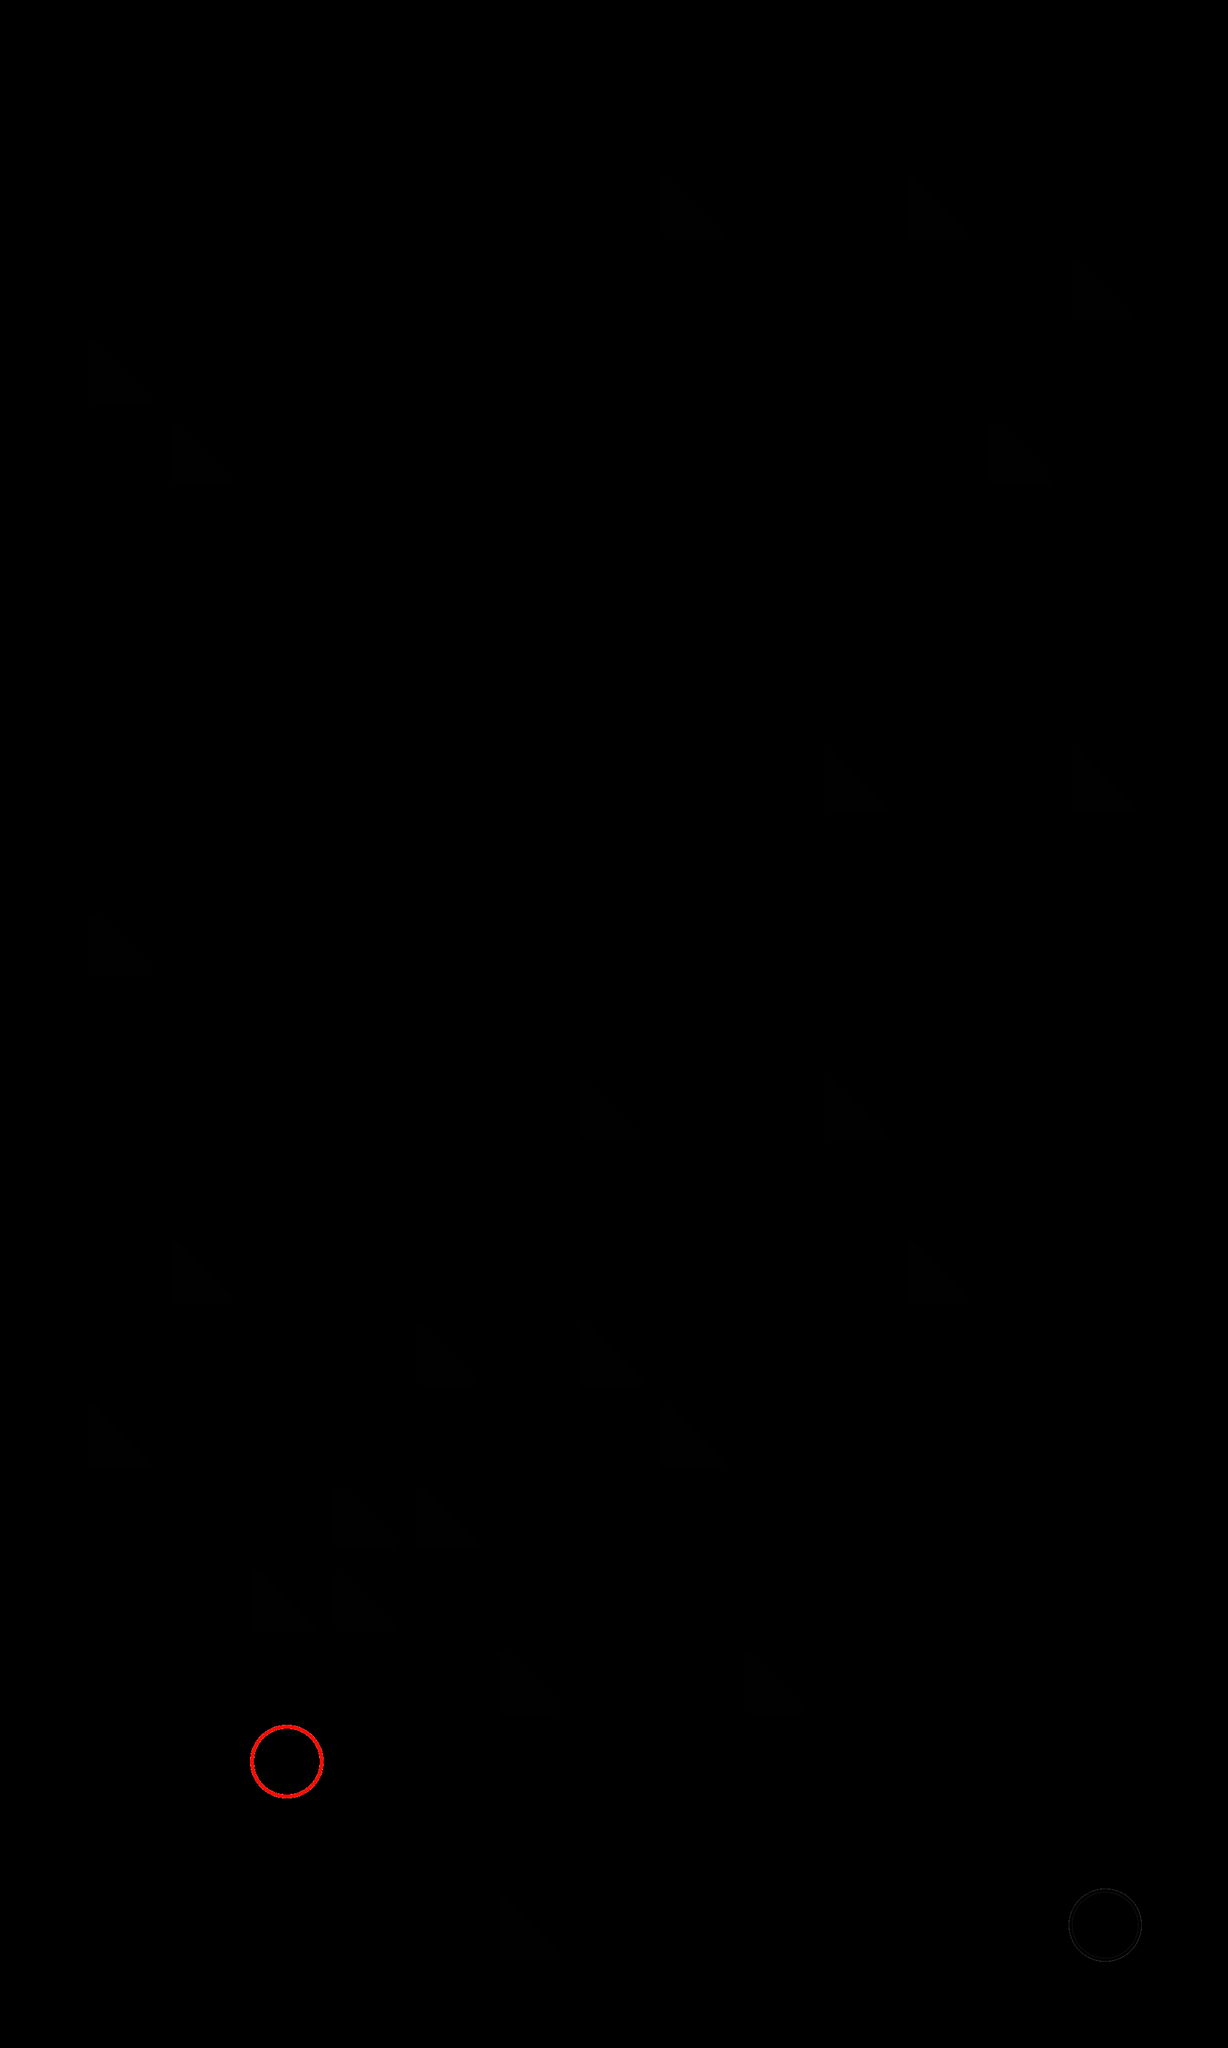

This is a level from a 2D game, rendered from its Tiled map with the project's own tilesets. A one-line summary and the map file follow, with tile-layer data summarised:
An orthogonal 15x25 tile map with 128x128 px tiles, 2 tile layers (tilelayer, settingslayer) and 31 objects.

<map version="1.0" orientation="orthogonal" renderorder="right-down" width="15" height="25" tilewidth="128" tileheight="128" nextobjectid="366">
 <tileset firstgid="1" source="untitled.tsx" />
 <layer name="tilelayer" width="15" height="25">
  <data>[375 cells, 31 non-empty, 5 distinct tile ids]</data>
 </layer>
 <layer name="settingslayer" width="15" height="25">
  <properties>
   <property name="ambientlight" type="float" value="0.95" />
   <property name="scale" type="float" value="2.5" />
  </properties>
  <data>[375 cells, 0 non-empty, 0 distinct tile ids]</data>
 </layer>
 <objectgroup name="mirrors">
  <object id="335" gid="2" x="384" y="2560" width="128" height="128" />
  <object id="336" gid="2" x="512" y="2560" width="128" height="128" />
  <object id="337" gid="2" x="512" y="2432" width="128" height="128" />
  <object id="338" gid="2" x="640" y="2432" width="128" height="128" />
  <object id="339" gid="2" x="640" y="2176" width="128" height="128" />
  <object id="340" gid="2" x="896" y="2176" width="128" height="128" />
  <object id="341" gid="2" x="1024" y="2304" width="128" height="128" />
  <object id="342" gid="2" x="896" y="1792" width="128" height="128" />
  <object id="343" gid="2" x="1408" y="2048" width="128" height="128" />
  <object id="344" gid="2" x="1280" y="1792" width="128" height="128" />
  <object id="345" gid="2" x="1280" y="1280" width="128" height="128" />
  <object id="346" gid="2" x="1664" y="1280" width="128" height="128" />
  <object id="347" gid="2" x="1536" y="768" width="128" height="128" />
  <object id="348" gid="2" x="1664" y="512" width="128" height="128" />
  <object id="349" gid="2" x="1408" y="384" width="128" height="128" />
  <object id="350" gid="2" x="1024" y="384" width="128" height="128" />
  <object id="351" gid="2" x="256" y="768" width="128" height="128" />
  <object id="352" gid="2" x="128" y="640" width="128" height="128" />
  <object id="353" gid="2" x="128" y="1536" width="128" height="128" />
  <object id="354" gid="2" x="256" y="2048" width="128" height="128" />
  <object id="355" gid="2" x="128" y="2304" width="128" height="128" />
  <object id="356" gid="2" x="768" y="3072" width="128" height="128" />
  <object id="357" gid="2" x="768" y="2688" width="128" height="128" />
  <object id="358" gid="2" x="1152" y="2688" width="128" height="128" />
 </objectgroup>
 <objectgroup name="pelletends">
  <object id="359" gid="4" x="1664" y="3072" width="128" height="128" />
 </objectgroup>
 <objectgroup name="pelletstarts">
  <object id="360" gid="3" x="384" y="2816" width="128" height="128">
   <properties>
    <property name="firedirections" value="u" />
    <property name="initialdelay" type="float" value="3" />
    <property name="pelletpause" type="float" value="7.5" />
   </properties>
  </object>
 </objectgroup>
 <objectgroup name="trackpoints" />
 <objectgroup name="blocks">
  <object id="361" gid="1" x="768" y="1536" width="128" height="128" />
 </objectgroup>
 <objectgroup name="toggles" />
 <objectgroup name="wallportals">
  <object id="362" gid="7" x="1152" y="128" width="128" height="128">
   <properties>
    <property name="id" type="int" value="-3" />
    <property name="linkedid" type="int" value="-4" />
    <property name="side" value="t" />
   </properties>
  </object>
  <object id="363" gid="7" x="1792" y="640" width="128" height="128">
   <properties>
    <property name="id" type="int" value="-2" />
    <property name="linkedid" type="int" value="-1" />
    <property name="side" value="r" />
   </properties>
  </object>
  <object id="364" gid="7" x="0" y="512" width="128" height="128">
   <properties>
    <property name="id" type="int" value="-1" />
    <property name="linkedid" type="int" value="-2" />
    <property name="side" value="l" />
   </properties>
  </object>
  <object id="365" gid="7" x="1536" y="3200" width="128" height="128">
   <properties>
    <property name="id" type="int" value="-4" />
    <property name="linkedid" type="int" value="-3" />
    <property name="side" value="b" />
   </properties>
  </object>
 </objectgroup>
</map>
